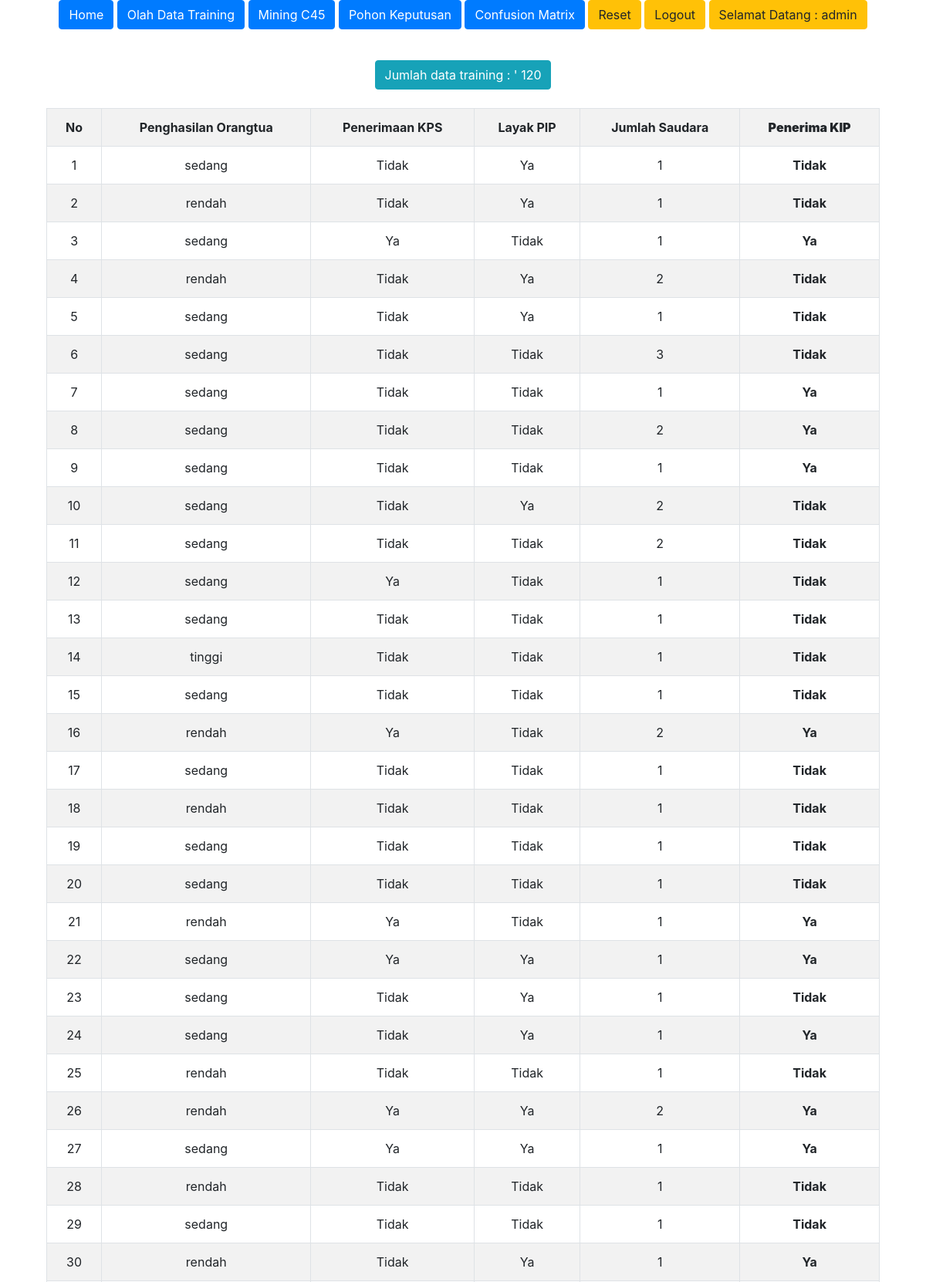
The app's page /index.php?menu=data (signed in, upper part) with its own data.
### tables this page shows
CREATE TABLE `data_training1` (
  `id` int(11) NOT NULL,
  `penghasilan_ortu` varchar(20) DEFAULT NULL,
  `penerimaan_kps` varchar(10) DEFAULT NULL,
  `layak_pip` varchar(10) DEFAULT NULL,
  `jumlah_saudara` int(10) DEFAULT NULL,
  `penerima_kip` varchar(10) DEFAULT NULL
);

### data_training.php (the view, shortened to what this page needs)
<?php
	if(isset($_GET['act'])){
		$action=$_GET['act'];
		$id=$_GET['id'];
		if($action=='update'){
			include "update_data_training.php";
		}
		else if($action=='delete'){
			mysql_query("DELETE FROM data_training WHERE id = '$id'");
			header('location:index.php?menu=data');
		}
		else if($action=='delete_all'){
			mysql_query("TRUNCATE data_training");
			header('location:index.php?menu=data');
		}
	}else{
		$query=mysql_query("select * from data_training1 order by(id)");
		$jumlah=mysql_num_rows($query);
	?>
	<?php
		if($jumlah==0){
			echo "<center><h3>Data training masih kosong...</h3></center>";
		}else{
			echo "<center><button type='button' class='btn btn-info'>Jumlah data training : ' ".$jumlah . "</button> </center></br>";
	?>
			<table class="table table-condensed table-striped table-bordered">
				<tr align='center'>
					<th>No</th><th>Penghasilan Orangtua</th><th>Penerimaan KPS</th><th>Layak PIP</th><th>Jumlah Saudara</th><th><b>Penerima KIP</b></th>
				</tr>
			<?php
				$no=1;
				while($row=mysql_fetch_array($query)){
			?>
					<tr align='center'>
						<td><?php echo $no;?></td>
						<td><?php echo $row['penghasilan_ortu'];?></td>
						<td><?php echo $row['penerimaan_kps'];?></td>
						<td><?php echo $row['layak_pip'];?></td>
						<td><?php echo $row['jumlah_saudara'];?></td>
						<td><b><?php echo $row['penerima_kip'];?></b></td>
					</tr>
				<?php
					$no++;
				}
				?>
			</table>
<?php
		}
	}
?>

### records on screen
data_training1: penghasilan_ortu "sedang", penerimaan_kps "Tidak", layak_pip "Ya", jumlah_saudara "1", penerima_kip "Tidak"
data_training1: penghasilan_ortu "rendah", penerimaan_kps "Tidak", layak_pip "Ya", jumlah_saudara "1", penerima_kip "Tidak"
data_training1: penghasilan_ortu "sedang", penerimaan_kps "Ya", layak_pip "Tidak", jumlah_saudara "1", penerima_kip "Ya"
data_training1: penghasilan_ortu "rendah", penerimaan_kps "Tidak", layak_pip "Ya", jumlah_saudara "2", penerima_kip "Tidak"
data_training1: penghasilan_ortu "sedang", penerimaan_kps "Tidak", layak_pip "Ya", jumlah_saudara "1", penerima_kip "Tidak"
data_training1: penghasilan_ortu "sedang", penerimaan_kps "Tidak", layak_pip "Tidak", jumlah_saudara "3", penerima_kip "Tidak"
data_training1: penghasilan_ortu "sedang", penerimaan_kps "Tidak", layak_pip "Tidak", jumlah_saudara "1", penerima_kip "Ya"
data_training1: penghasilan_ortu "sedang", penerimaan_kps "Tidak", layak_pip "Tidak", jumlah_saudara "2", penerima_kip "Ya"
data_training1: penghasilan_ortu "sedang", penerimaan_kps "Tidak", layak_pip "Tidak", jumlah_saudara "1", penerima_kip "Ya"
data_training1: penghasilan_ortu "sedang", penerimaan_kps "Tidak", layak_pip "Ya", jumlah_saudara "2", penerima_kip "Tidak"
data_training1: penghasilan_ortu "sedang", penerimaan_kps "Tidak", layak_pip "Tidak", jumlah_saudara "2", penerima_kip "Tidak"
data_training1: penghasilan_ortu "sedang", penerimaan_kps "Ya", layak_pip "Tidak", jumlah_saudara "1", penerima_kip "Tidak"
data_training1: penghasilan_ortu "sedang", penerimaan_kps "Tidak", layak_pip "Tidak", jumlah_saudara "1", penerima_kip "Tidak"
data_training1: penghasilan_ortu "tinggi", penerimaan_kps "Tidak", layak_pip "Tidak", jumlah_saudara "1", penerima_kip "Tidak"
data_training1: penghasilan_ortu "sedang", penerimaan_kps "Tidak", layak_pip "Tidak", jumlah_saudara "1", penerima_kip "Tidak"
data_training1: penghasilan_ortu "rendah", penerimaan_kps "Ya", layak_pip "Tidak", jumlah_saudara "2", penerima_kip "Ya"
data_training1: penghasilan_ortu "sedang", penerimaan_kps "Tidak", layak_pip "Tidak", jumlah_saudara "1", penerima_kip "Tidak"
data_training1: penghasilan_ortu "rendah", penerimaan_kps "Tidak", layak_pip "Tidak", jumlah_saudara "1", penerima_kip "Tidak"
data_training1: penghasilan_ortu "sedang", penerimaan_kps "Tidak", layak_pip "Tidak", jumlah_saudara "1", penerima_kip "Tidak"
data_training1: penghasilan_ortu "sedang", penerimaan_kps "Tidak", layak_pip "Tidak", jumlah_saudara "1", penerima_kip "Tidak"
data_training1: penghasilan_ortu "rendah", penerimaan_kps "Ya", layak_pip "Tidak", jumlah_saudara "1", penerima_kip "Ya"
data_training1: penghasilan_ortu "sedang", penerimaan_kps "Ya", layak_pip "Ya", jumlah_saudara "1", penerima_kip "Ya"
data_training1: penghasilan_ortu "sedang", penerimaan_kps "Tidak", layak_pip "Ya", jumlah_saudara "1", penerima_kip "Tidak"
data_training1: penghasilan_ortu "sedang", penerimaan_kps "Tidak", layak_pip "Ya", jumlah_saudara "1", penerima_kip "Ya"
data_training1: penghasilan_ortu "rendah", penerimaan_kps "Tidak", layak_pip "Tidak", jumlah_saudara "1", penerima_kip "Tidak"
data_training1: penghasilan_ortu "rendah", penerimaan_kps "Ya", layak_pip "Ya", jumlah_saudara "2", penerima_kip "Ya"
data_training1: penghasilan_ortu "sedang", penerimaan_kps "Ya", layak_pip "Ya", jumlah_saudara "1", penerima_kip "Ya"
data_training1: penghasilan_ortu "rendah", penerimaan_kps "Tidak", layak_pip "Tidak", jumlah_saudara "1", penerima_kip "Tidak"
data_training1: penghasilan_ortu "sedang", penerimaan_kps "Tidak", layak_pip "Tidak", jumlah_saudara "1", penerima_kip "Tidak"
data_training1: penghasilan_ortu "rendah", penerimaan_kps "Tidak", layak_pip "Ya", jumlah_saudara "1", penerima_kip "Ya"

### other values on screen
$_SESSION['usr'] "admin"
$jumlah "120"
